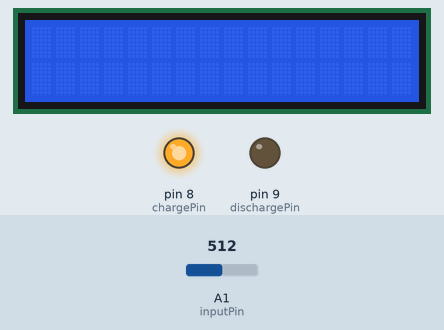
Simulated run of this sketch. Board: Arduino Uno, built with avr-gcc and run on an emulated ATmega328P. Parts: 16×2 character LCD, output pins drawn as LEDs (lit = HIGH). Inputs (shaded band) come from the test bench; at power-on: A1 (inputPin) = 512.

Above: at 1.2 s.
1.3 s: A1 (inputPin) set to 630
2.8 s: A1 (inputPin) set to 658
At 3.7 s:
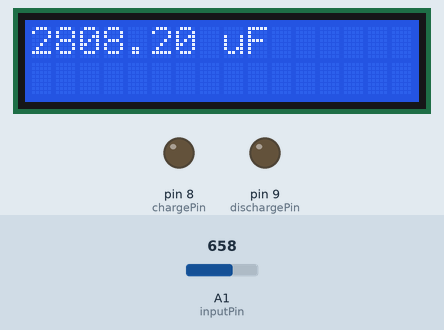
4.3 s: A1 (inputPin) set to 0
At 6.7 s:
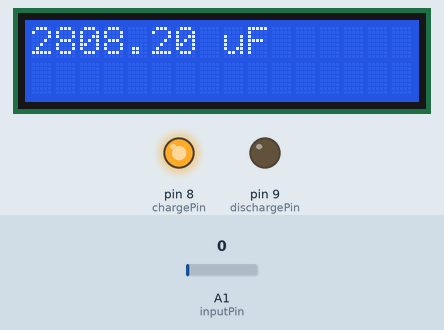
Timing chart, 0 to 8.2 s (numbered marks = the images above; inputs shaded):
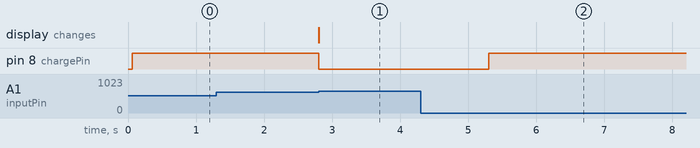

Measured:
- the behaviour switches between 647 and 648 on A1 (inputPin) (found by bisection; images 0 and 1)
- after the input at 1.3 s, every drawn part: stays the same
- after the input at 2.8 s, pin 8 (chargePin): HIGH → LOW at once; the display: changes at once (image 1)
- after the input at 4.3 s, pin 8 (chargePin): LOW → HIGH after 1.0 s

The sketch:

Cmeter.ino
```cpp
#include<LiquidCrystal.h>

#define long int

const int rs = 7, en = 6, d4 = 2, d5 = 3, d6 = 4, d7 = 5;

LiquidCrystal lcd(rs, en, d4, d5, d6, d7);


const int chargePin = 8, inputPin = 1, dischargePin = 9;

 long t0;
 long t1;

 const float r = 975.0;     // charging resistance value

void setup() {

  lcd.begin(16, 2);

  pinMode(chargePin, OUTPUT);
  digitalWrite(chargePin, LOW);
//  Serial.begin(9600);
}

void loop() {

  // charge capacitor
  digitalWrite(chargePin, HIGH);
  t0 = millis();

  while(analogRead(inputPin) < 648) {

  }

  t1 = millis();

   int T = t1 - t0;

  // print

  float C = (float)T * 1000.0f / r;     // in uF
  lcd.clear();
  lcd.setCursor(0, 0);
  lcd.print(C);
  lcd.print(" uF");

//Serial.println(C);
//Serial.println(r);
//Serial.println(T);


  // discharge the capacitor

  digitalWrite(chargePin, LOW);

  pinMode(dischargePin, OUTPUT);
  digitalWrite(dischargePin, LOW);

  while(analogRead(inputPin) > 0) {

  }

  pinMode(dischargePin, INPUT);
  delay(1000);

}
```
